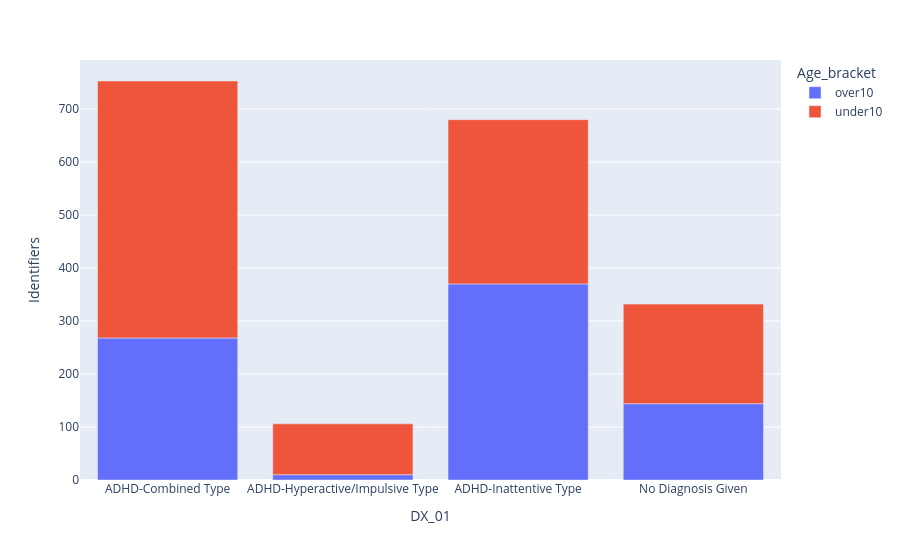

This figure's notebook cell:
### Markdown cell above
### What is the age breakdown of children with adhd?

### Code cell
demographics = dx.groupby(['DX_01', 'Age_bracket']
                          ).agg({'Identifiers': 'count',
                                }).reset_index()

fig = px.bar(demographics, x="DX_01", y="Identifiers", color="Age_bracket")
fig.show()

### Figure 1 — Plotly figure (JSON) as saved in the notebook; plotly's stock layout.template omitted (floating-point values rounded to 4 significant figures)
{"data": [{"alignmentgroup": "True", "hovertemplate": "Age_bracket=over10<br>DX_01=%{x}<br>Identifiers=%{y}<extra></extra>", "legendgroup": "over10", "marker": {"color": "#636efa", "pattern": {"shape": ""}}, "name": "over10", "offsetgroup": "over10", "orientation": "v", "showlegend": true, "textposition": "auto", "type": "bar", "x": ["ADHD-Combined Type", "ADHD-Hyperactive/Impulsive Type", "ADHD-Inattentive Type", "No Diagnosis Given"], "xaxis": "x", "y": [268, 10, 370, 144], "yaxis": "y"}, {"alignmentgroup": "True", "hovertemplate": "Age_bracket=under10<br>DX_01=%{x}<br>Identifiers=%{y}<extra></extra>", "legendgroup": "under10", "marker": {"color": "#EF553B", "pattern": {"shape": ""}}, "name": "under10", "offsetgroup": "under10", "orientation": "v", "showlegend": true, "textposition": "auto", "type": "bar", "x": ["ADHD-Combined Type", "ADHD-Hyperactive/Impulsive Type", "ADHD-Inattentive Type", "No Diagnosis Given"], "xaxis": "x", "y": [485, 96, 310, 188], "yaxis": "y"}], "layout": {"barmode": "relative", "legend": {"title": {"text": "Age_bracket"}, "tracegroupgap": 0}, "margin": {"t": 60}, "xaxis": {"anchor": "y", "domain": [0, 1], "title": {"text": "DX_01"}}, "yaxis": {"anchor": "x", "domain": [0, 1], "title": {"text": "Identifiers"}}}}
